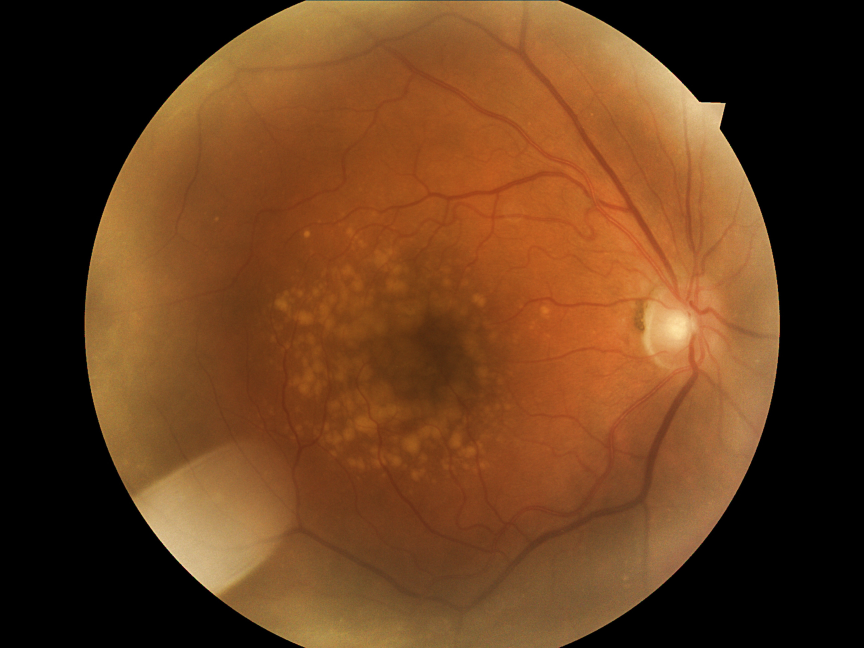
#> input picture data/images/003e76f7-da23-5760-24a4-30c7887768ea.jpg, 2592 x 1944 px (shown at 1/3 size)
$ python -i get_mask.py   (imports and definitions only)   (older library calls are emulated)
#> lines starting #> are read from the running program, lines starting #| are printed output that depends on the picture; after the words box and inside, x2 and y2 are one past the last pixel; in counts of white or black regions, pixels touching at a corner belong together
# this is taken for comparison from here: https://github.com/HzFu/EyeQ/tree/master/EyeQ_preprocess
import cv2
import numpy as np

# [18 lines left out: functions imread, imwrite, not called in this run]

def get_mask_BZ(img):
    if img.ndim==3:
        gray_img = cv2.cvtColor(img, cv2.COLOR_BGR2GRAY)
    else:
        gray_img = img
    threhold = np.mean(gray_img)/3-5
    _, mask = cv2.threshold(gray_img, max(0,threhold), 1, cv2.THRESH_BINARY)
    nn_mask = np.zeros((mask.shape[0]+2,mask.shape[1]+2),np.uint8)
    new_mask = (1-mask).astype(np.uint8)
    #  cv::floodFill(Temp, Point(0, 0), Scalar(255));
    # _,new_mask,_,_ = cv2.floodFill(new_mask, nn_mask, [(0, 0),(0,new_mask.shape[0])], (0), cv2.FLOODFILL_MASK_ONLY)
    _,new_mask,_,_ = cv2.floodFill(new_mask, nn_mask, (0,0), (0), cv2.FLOODFILL_MASK_ONLY)
    _,new_mask,_,_ = cv2.floodFill(new_mask, nn_mask, (new_mask.shape[1]-1,new_mask.shape[0]-1), (0), cv2.FLOODFILL_MASK_ONLY)
    mask = mask + new_mask
    kernel = cv2.getStructuringElement(cv2.MORPH_RECT, (20,  20))
    mask = cv2.erode(mask, kernel)
    mask = cv2.dilate(mask, kernel)
    return mask

def _get_center_by_edge(mask):
    center=[0,0]
    x=mask.sum(axis=1)
    center[0]=np.where(x>x.max()*0.95)[0].mean()
    x=mask.sum(axis=0)
    center[1]=np.where(x>x.max()*0.95)[0].mean()
    return center

def _get_radius_by_mask_center(mask,center):
    mask=mask.astype(np.uint8)
    ksize=max(mask.shape[1]//400*2+1,3)
    kernel=cv2.getStructuringElement(cv2.MORPH_ELLIPSE,(ksize,ksize))
    mask=cv2.morphologyEx(mask, cv2.MORPH_GRADIENT, kernel)
    # radius=
    index=np.where(mask>0)
    d_int=np.sqrt((index[0]-center[0])**2+(index[1]-center[1])**2)
    b_count=np.bincount(np.ceil(d_int).astype(np.int))
    radius=np.where(b_count>b_count.max()*0.995)[0].max()
    return radius

def _get_circle_by_center_bbox(shape,center,bbox,radius):
    center_mask=np.zeros(shape=shape).astype('uint8')
    tmp_mask=np.zeros(shape=bbox[2:4])
    center_tmp=(int(center[0]),int(center[1]))
    center_mask=cv2.circle(center_mask,center_tmp[::-1],int(radius),(1),-1)
    # center_mask[bbox[0]:bbox[0]+bbox[2],bbox[1]:bbox[1]+bbox[3]]=tmp_mask
    # center_mask[bbox[0]:min(bbox[0]+bbox[2],center_mask.shape[0]),bbox[1]:min(bbox[1]+bbox[3],center_mask.shape[1])]=tmp_mask
    return center_mask


def get_mask(img):
    if img.ndim ==3:
        #raise 'image dim is not 3'
        g_img=cv2.cvtColor(img,cv2.COLOR_RGB2GRAY)
    elif img.ndim == 2:
        g_img =img.copy()
    else:
        raise 'image dim is not 1 or 3'
    h,w = g_img.shape
    shape=g_img.shape[0:2]
    g_img = cv2.resize(g_img,(0,0),fx = 0.5,fy = 0.5)
    tg_img=cv2.normalize(g_img, None, 0, 255, cv2.NORM_MINMAX)
    tmp_mask=get_mask_BZ(tg_img)
    center=_get_center_by_edge(tmp_mask)
    #bbox=_get_bbox_by_mask(tmp_mask)
    radius=_get_radius_by_mask_center(tmp_mask,center)
    #resize back
    center = [center[0]*2,center[1]*2]
    radius = int(radius*2)
    s_h = max(0,int(center[0] - radius))
    s_w = max(0, int(center[1] - radius))
    bbox = (s_h, s_w, min(h-s_h,2 * radius), min(w-s_w,2 * radius))
    tmp_mask=_get_circle_by_center_bbox(shape,center,bbox,radius)
    return tmp_mask,bbox,center,radius


def mask_image(img,mask):
    img[mask<=0,...]=0
    return img


# [44 lines left out: functions remove_back_area, supplemental_black_area, process_without_gb, not called in this run]


def get_only_mask(img):
    mask, _, _, _ = get_mask(img)
    return mask

# [19 lines left out: function get_only_mask_2, not called in this run]


from skimage.measure import regionprops
from PIL import Image

def crop_to_fov(img):
    # create fov mask
    img = np.array(img)
    fov = get_only_mask(img)

    fov = np.array(fov).astype(int)
    minr, minc, maxr, maxc = regionprops(fov)[0].bbox
    im_crop = np.array(img)[minr:maxr, minc:maxc]
    return Image.fromarray(im_crop)

>>> import cv2
>>> picture = cv2.imread('data/images/003e76f7-da23-5760-24a4-30c7887768ea.jpg')
#> picture is the input picture: shape (1944, 2592, 3); mean B, G, R 29.7, 60.9, 100.9
>>> result = crop_to_fov(picture)
#> in get_mask, `tg_img=cv2.normalize(g_img, None, 0, 255, cv2.NORM_MINMAX)`:
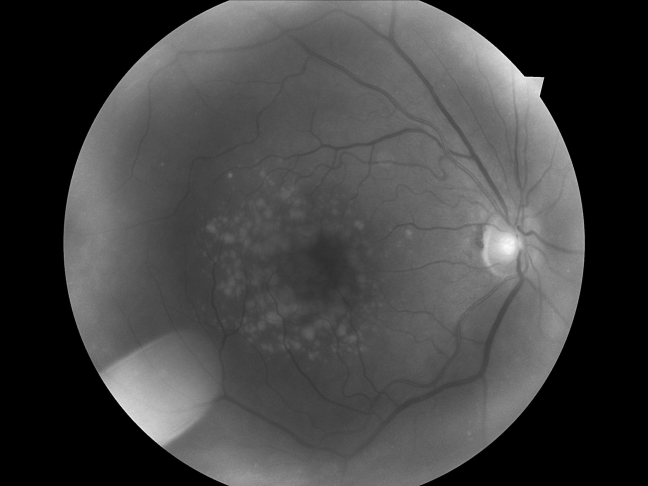
#> tg_img: shape (972, 1296) (shown at 1/2 size); min 0, max 255, mean 66.6
#> in get_mask_BZ, `threhold = np.mean(gray_img)/3-5`: threhold = 17.22
#> in get_mask_BZ, `_, mask = cv2.threshold(gray_img, max(0,threhold), 1, cv2.THRESH_BINARY)`:
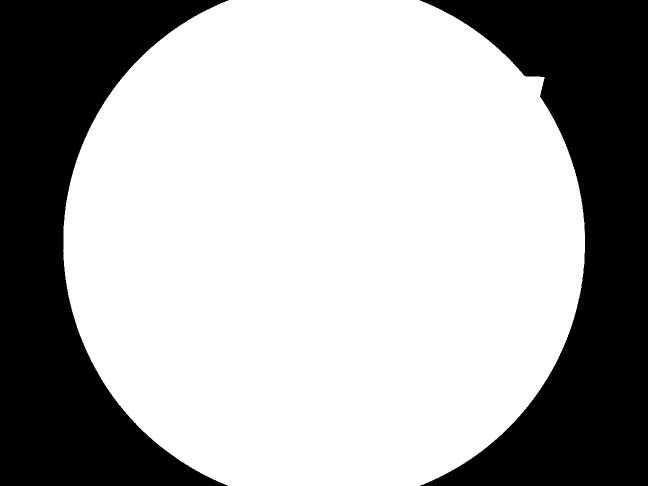
#> mask: shape (972, 1296) (shown at 1/2 size); values 0 (black) and 1 (white), 66.5% white; 2 black regions, box (x1, y1, x2, y2) and area: (0, 0, 457, 972) 211392, (839, 0, 1296, 972) 210139
#> in get_mask_BZ, `_,new_mask,_,_ = cv2.floodFill(new_mask, nn_mask, (0,0), (0), cv2.FLOO..`:
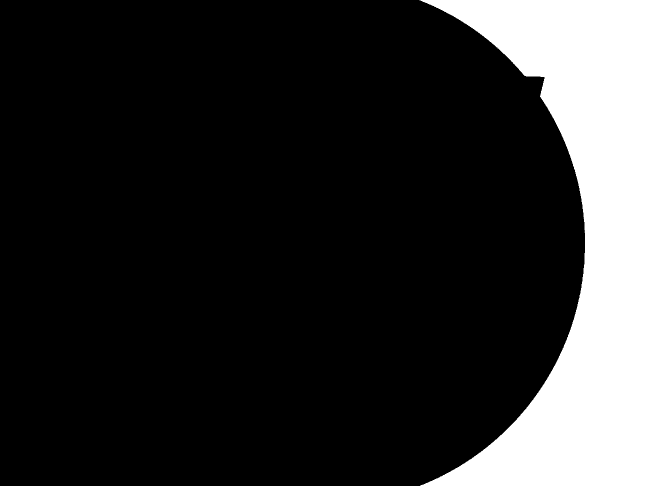
#> new_mask: shape (972, 1296) (shown at 1/2 size); values 0 (black) and 1 (white), 16.7% white; 1 white region, box (x1, y1, x2, y2) and area: (839, 0, 1296, 972) 210139
#> in get_mask_BZ, `_,new_mask,_,_ = cv2.floodFill(new_mask, nn_mask, (new_mask.shape[1]-1..`: new_mask: shape (972, 1296); 16.68% of pixels changed, all inside (x1, y1, x2, y2) = (839, 0, 1296, 972)
#> in get_mask_BZ, `mask = cv2.erode(mask, kernel)`: mask: shape (972, 1296); values 0 (black) and 1 (white), 64.1% white; 2 black regions, box (x1, y1, x2, y2) and area: (0, 0, 467, 972) 227375, (830, 0, 1296, 972) 225306
#> in get_mask_BZ, `mask = cv2.dilate(mask, kernel)`:
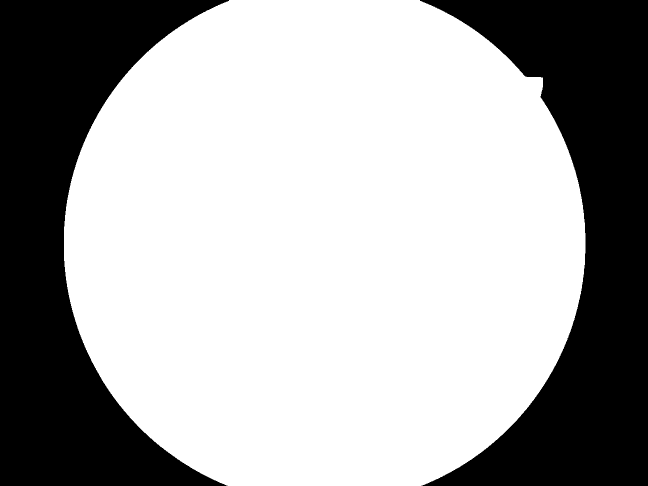
#> mask: shape (972, 1296) (shown at 1/2 size); values 0 (black) and 1 (white), 66.5% white; 2 black regions, box (x1, y1, x2, y2) and area: (0, 0, 458, 972) 212367, (840, 0, 1296, 972) 209212
#> in _get_center_by_edge, `x=mask.sum(axis=1)`: x = 972 values, max 1043 at index 466, min 382 at index 0, mean 862.3
#> in _get_center_by_edge, `x=mask.sum(axis=0)`: x = 1296 values, max 972 at index 458, min 0 at index 0, mean 646.7
#> in get_mask, `center=_get_center_by_edge(tmp_mask)`: center = [487, 649]
#> in _get_radius_by_mask_center, `mask=cv2.morphologyEx(mask, cv2.MORPH_GRADIENT, kernel)`:
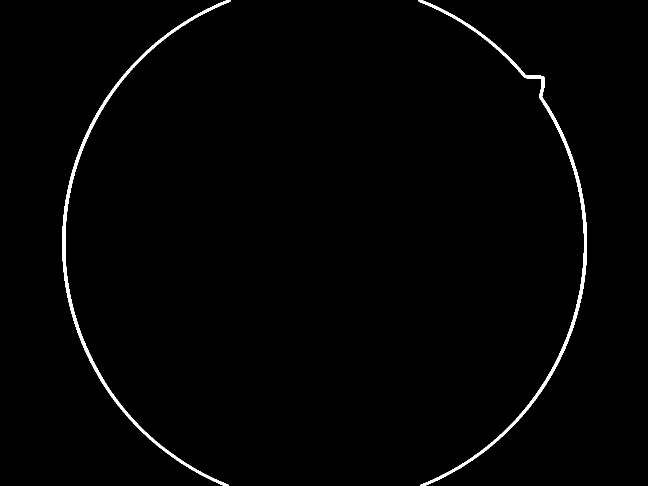
#> mask: shape (972, 1296) (shown at 1/2 size); values 0 (black) and 1 (white), 1.2% white; 2 white regions, box (x1, y1, x2, y2) and area: (837, 0, 1174, 972) 7572, (125, 0, 461, 972) 7415
#> in _get_radius_by_mask_center, `index=np.where(mask>0)`: index = 14987 positions, rows 0 to 971, columns 125 to 1173
#> in _get_radius_by_mask_center, `d_int=np.sqrt((index[0]-center[0])**2+(index[1]-center[1])**2)`: d_int = 14987 values, max 551 at index 3124, min 518.2 at index 8998, mean 522.3
#> in _get_radius_by_mask_center, `b_count=np.bincount(np.ceil(d_int).astype(np.int))`: b_count = 553 values, max 2509 at index 522, min 0 at index 0, mean 27.1
#> in _get_radius_by_mask_center, `radius=np.where(b_count>b_count.max()*0.995)[0].max()`: radius = 522
#> in get_mask, `center = [center[0]*2,center[1]*2]`: center = [974, 1298]
#> in get_mask, `radius = int(radius*2)`: radius = 1044
#> in get_mask, `s_h = max(0,int(center[0] - radius))`: s_h = 0
#> in get_mask, `s_w = max(0, int(center[1] - radius))`: s_w = 254
#> in get_mask, `bbox = (s_h, s_w, min(h-s_h,2 * radius), min(w-s_w,2 * radius))`: bbox = (0, 254, 1944, 2088)
#> in _get_circle_by_center_bbox, `center_tmp=(int(center[0]),int(center[1]))`: center_tmp = (974, 1298)
#> in _get_circle_by_center_bbox, `center_mask=cv2.circle(center_mask,center_tmp[::-1],int(radius),(1),-1)`:
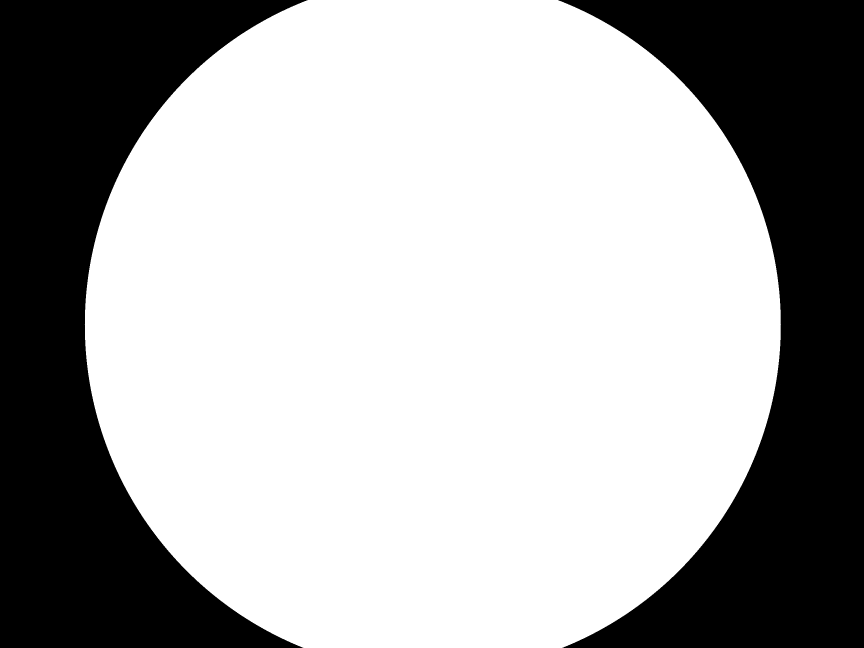
#> center_mask: shape (1944, 2592) (shown at 1/3 size); values 0 (black) and 1 (white), 66.5% white; 2 black regions, box (x1, y1, x2, y2) and area: (0, 0, 923, 1944) 849078, (1674, 0, 2592, 1944) 839358
#> in crop_to_fov, `minr, minc, maxr, maxc = regionprops(fov)[0].bbox`: minr = 0; minc = 254; maxr = 1944; maxc = 2343
#> in crop_to_fov, `im_crop = np.array(img)[minr:maxr, minc:maxc]`:
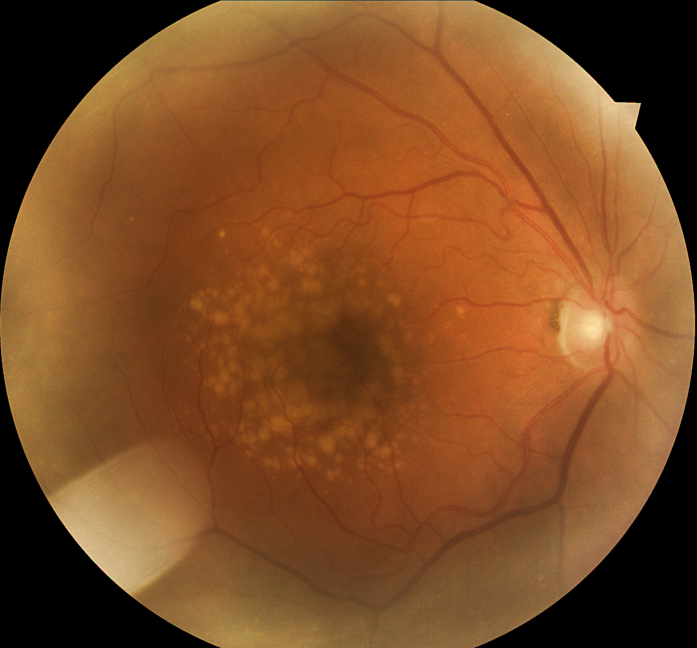
#> im_crop: shape (1944, 2089, 3) (shown at 1/3 size); mean B, G, R 36.8, 75.5, 125.2

$ run again, on data/images/0079a446-37a1-a6a6-500a-513b9f60baa8.jpg
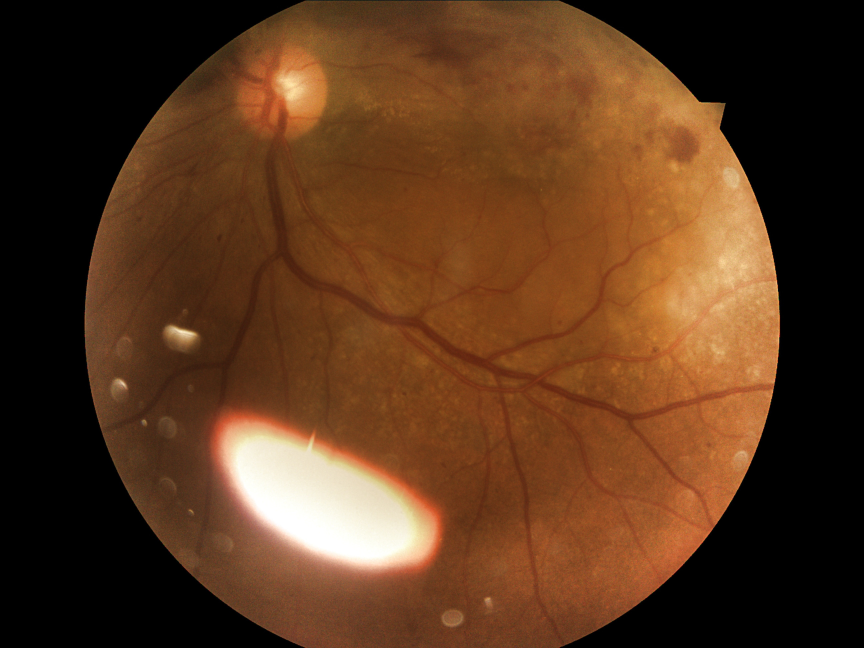
#> input picture data/images/0079a446-37a1-a6a6-500a-513b9f60baa8.jpg, 2592 x 1944 px (shown at 1/3 size)
#> picture is the input picture: shape (1944, 2592, 3); mean B, G, R 29.9, 55.1, 90.2
#> threhold = 12.22
#> in _get_center_by_edge, `x=mask.sum(axis=1)`: x = 972 values, max 1043 at index 466, min 381 at index 0, mean 861.9
#> in _get_center_by_edge, `x=mask.sum(axis=0)`: x = 1296 values, max 972 at index 459, min 0 at index 0, mean 646.5
#> in get_mask, `center=_get_center_by_edge(tmp_mask)`: center = [486.5, 649]
#> in _get_radius_by_mask_center, `mask=cv2.morphologyEx(mask, cv2.MORPH_GRADIENT, kernel)`:
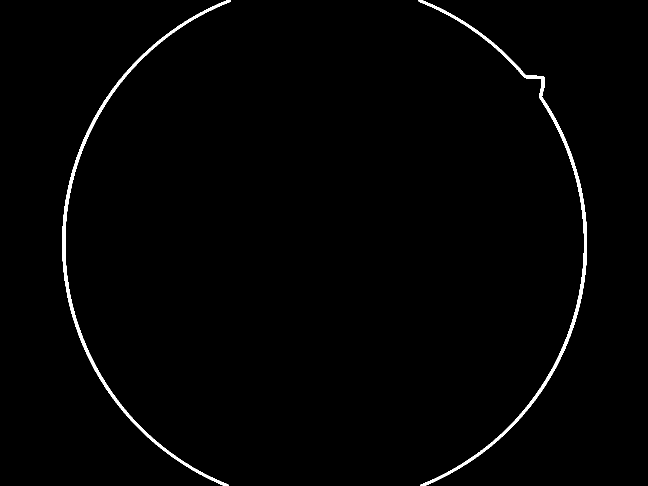
#> mask: shape (972, 1296) (shown at 1/2 size); values 0 (black) and 1 (white), 1.2% white; 2 white regions, box (x1, y1, x2, y2) and area: (837, 0, 1174, 972) 7564, (125, 0, 462, 972) 7424
#> index = 14988 positions, rows 0 to 971, columns 125 to 1173
#> d_int = 14988 values, max 550.7 at index 3107, min 518.3 at index 5661, mean 522.2
#> b_count = 552 values, max 2466 at index 521, min 0 at index 0, mean 27.15
#> in _get_radius_by_mask_center, `radius=np.where(b_count>b_count.max()*0.995)[0].max()`: radius = 523
#> in get_mask, `center = [center[0]*2,center[1]*2]`: center = [973, 1298]
#> in get_mask, `radius = int(radius*2)`: radius = 1046
#> s_h = 0
#> s_w = 252
#> bbox = (0, 252, 1944, 2092)
#> center_tmp = (973, 1298)
#> center_mask: shape (1944, 2592); values 0 (black) and 1 (white), 66.7% white; 2 black regions, box (x1, y1, x2, y2) and area: (0, 0, 915, 1944) 844105, (1682, 0, 2592, 1944) 834385
#> minr = 0; minc = 252; maxr = 1944; maxc = 2345
#> in crop_to_fov, `im_crop = np.array(img)[minr:maxr, minc:maxc]`:
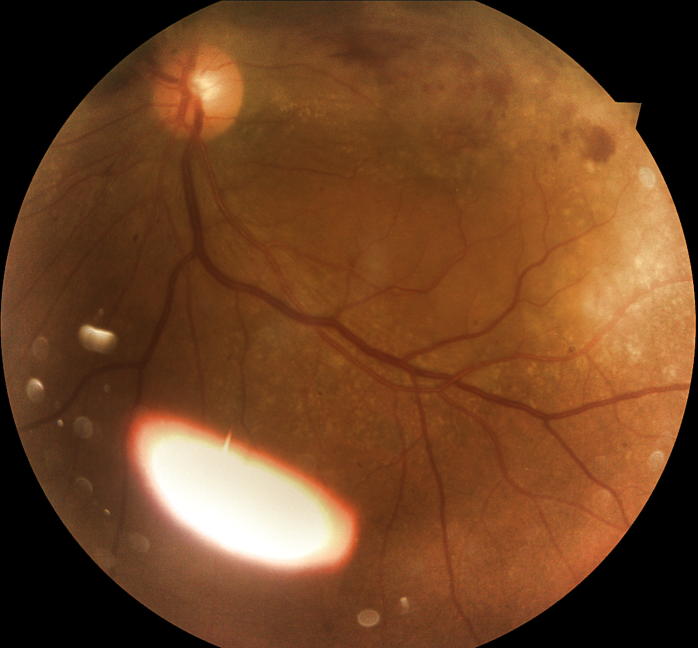
#> im_crop: shape (1944, 2093, 3) (shown at 1/3 size); mean B, G, R 37, 68.3, 111.6

$ run again, on data/images/0211017f-333a-4f54-0b1e-f24ca42ab0f9.jpg
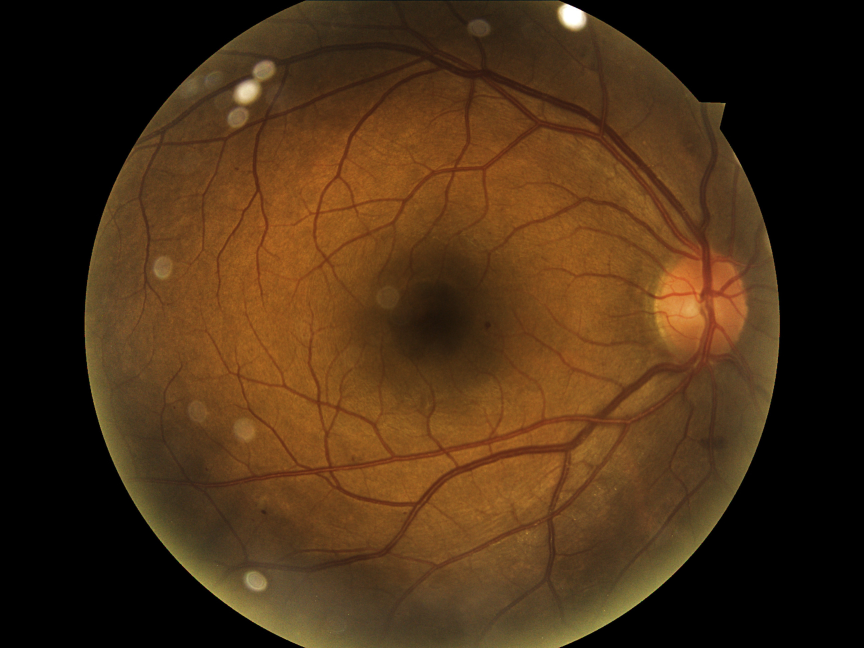
#> input picture data/images/0211017f-333a-4f54-0b1e-f24ca42ab0f9.jpg, 2592 x 1944 px (shown at 1/3 size)
#> picture is the input picture: shape (1944, 2592, 3); mean B, G, R 21.6, 46.4, 71.9
#> threhold = 8.99
#> in _get_center_by_edge, `x=mask.sum(axis=1)`: x = 972 values, max 1044 at index 475, min 382 at index 0, mean 862.4
#> in _get_center_by_edge, `x=mask.sum(axis=0)`: x = 1296 values, max 972 at index 458, min 0 at index 0, mean 646.8
#> in get_mask, `center=_get_center_by_edge(tmp_mask)`: center = [486.5, 648.5]
#> in _get_radius_by_mask_center, `mask=cv2.morphologyEx(mask, cv2.MORPH_GRADIENT, kernel)`:
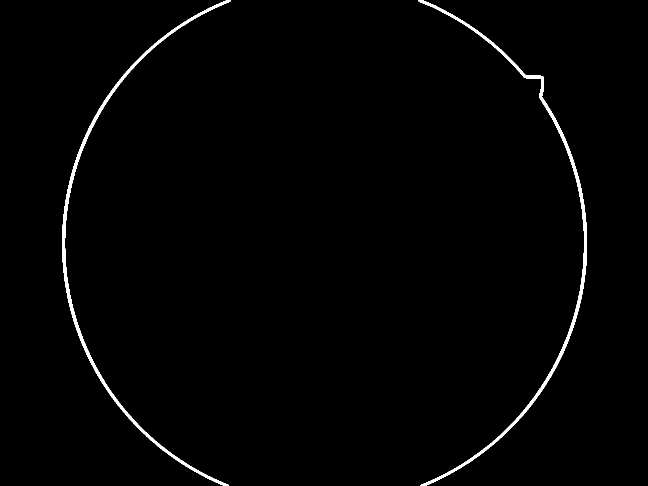
#> mask: shape (972, 1296) (shown at 1/2 size); values 0 (black) and 1 (white), 1.2% white; 2 white regions, box (x1, y1, x2, y2) and area: (837, 0, 1174, 972) 7549, (124, 0, 461, 972) 7435
#> index = 14984 positions, rows 0 to 971, columns 124 to 1173
#> d_int = 14984 values, max 550.3 at index 3111, min 518.4 at index 5031, mean 522.4
#> b_count = 552 values, max 2490 at index 522, min 0 at index 0, mean 27.14
#> in _get_radius_by_mask_center, `radius=np.where(b_count>b_count.max()*0.995)[0].max()`: radius = 524
#> in get_mask, `center = [center[0]*2,center[1]*2]`: center = [973, 1297]
#> in get_mask, `radius = int(radius*2)`: radius = 1048
#> s_h = 0
#> s_w = 249
#> bbox = (0, 249, 1944, 2096)
#> center_tmp = (973, 1297)
#> center_mask: shape (1944, 2592); values 0 (black) and 1 (white), 66.9% white; 2 black regions, box (x1, y1, x2, y2) and area: (0, 0, 908, 1944) 837152, (1687, 0, 2592, 1944) 831320
#> minr = 0; minc = 249; maxr = 1944; maxc = 2346
#> in crop_to_fov, `im_crop = np.array(img)[minr:maxr, minc:maxc]`:
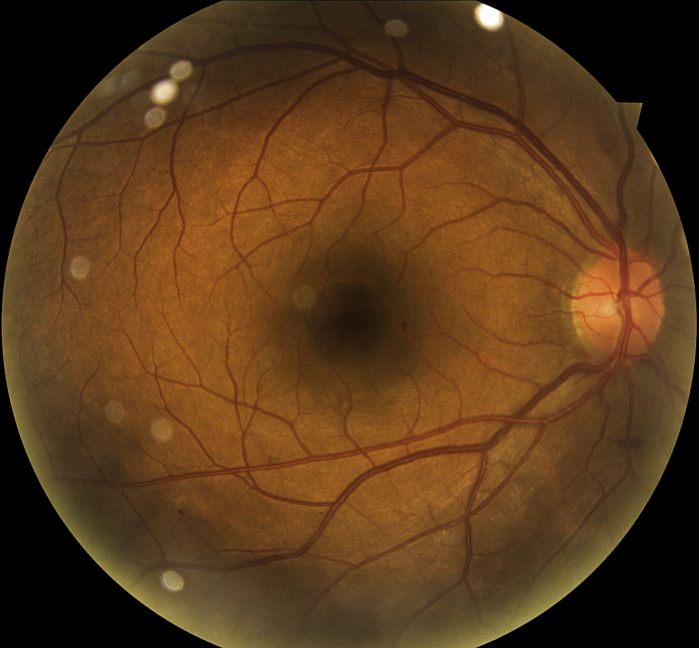
#> im_crop: shape (1944, 2097, 3) (shown at 1/3 size); mean B, G, R 26.7, 57.3, 88.9
